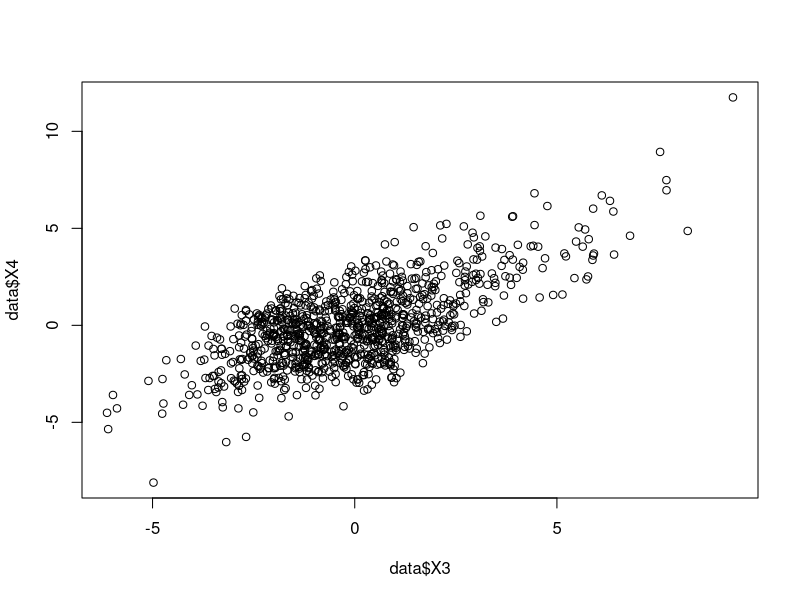
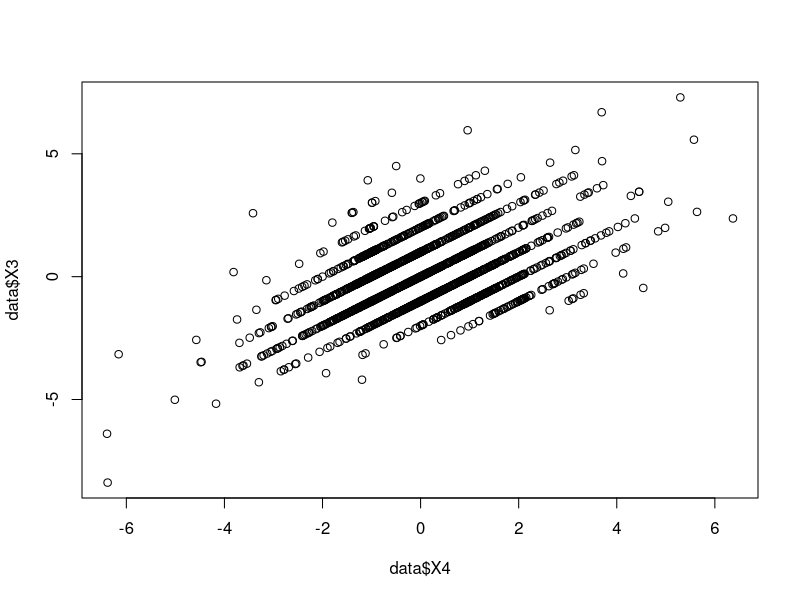

Write R code to recreate these figures, in order.
#Normal simple data
normal_data <- function(N){
  X1 <- rnorm(N,0,1)
  X2 <- rnorm(N,0,1)
  X3 <- rnorm(N,X1 + X2,1)
  X4 <- rnorm(N,X1 + X2,1)
  df <- data.frame(X1, X2, X3, X4)
  return(df)
}

# The fork
normal_fork <- function(N){
  X1 = rnorm(N,0,1)
  X2 = rnorm(N,X1,1)
  X3 = rnorm(N,X1,1)
  df <- data.frame(X1, X2, X3)
  return(df)
}

# The fork non-linear normal error
non_lin_fork <- function(N){
  X1 = rnorm(N,1,1)
  X2 = cos(X1)  + rnorm(N,0,0.1)
  X3 = log(abs(X1)) + rnorm(N,0,0.5)
  df <- data.frame(X1,X2,X3)
  return(df)
}

# The fork non-linear normal error
non_lin_normal <- function(N){
  X1 = rnorm(N,1,1)
  X2 = rnorm(N,0,1)
  X3 = exp(X1*X2) + rnorm(N,0,1)
  X4 <- X1*X2 + rnorm(N,0,1)
  df <- data.frame(X1,X2,X3,X4)
  return(df)
}

# Four variable DAG interaction with uniform error
uniform_noise <- function(N) {
  X1 = rnorm(N, 0, 1)
  X2 = rnorm(N, 0, 1)
  X3 = X2 + X1 + X2 * X1 + runif(N, min=-2, max=2) 
  X4 = X2 + X1 + X2 * X1 + runif(N, min=-2, max=2)
  df <- data.frame(X1, X2, X3, X4)
  return(df)
}
data <- uniform_noise(1000)
plot(data$X3, data$X4)

# Four variable DAG interaction with exponential error
exponential_adjusted <- function(N) {
  X1 = rnorm(N, 0, 1)
  X2 = rnorm(N, 0, 1)
  rate_param = 1
  X3 = X2 + X1 + X2 * X1 + rexp(N, rate = rate_param) - (1 / rate_param)
  X4 = X2 + X1 + X2 * X1 + rexp(N, rate = rate_param) - (1 / rate_param)
  df <- data.frame(X1, X2, X3, X4)
  return(df)
}

# Four variable DAG interaction with poisson error
poisson_adjusted <- function(N){
  X1 = rnorm(N,0,1)
  X2 = rnorm(N,0,1)
  X3 = X2*X1 + (rpois(N, lambda = 1)-1)
  X4 = X2*X1  + (rpois(N, lambda = 1)-1)
  df <- data.frame(X1,X2,X3,X4)
  return(df)
}
data <- poisson_adjusted(2000)
plot(data$X4, data$X3)

# Five var DAG with different data types
diff_data_types <- function(N) {
  X1 <- rnorm(N)
  X2 <- rnorm(N,exp(X1),1) 
  x3b1 <- X1 + X2 - X1*X2
  x3b2 <- X1 + X2 + X1*X2
  x3p1 <- 1/(1+exp(x3b1) + exp(x3b2))
  x3p2 <- exp(x3b1) /(1+exp(x3b1) + exp(x3b2))
  random <- runif(N,0, 1)
  X3 <- ifelse(random < x3p1, 1, ifelse(random < x3p1 + x3p2,2,3))
  X4 <- X1 - X2 + X1*X2  + rnorm(N)
  x5b1 = X4 - X3  
  x5p1 = 1/(1+exp(x5b1))
  random = runif(N,0,1)
  X5 = ifelse(random < x5p1, 0, 1)
  df <- data.frame(X1,X2,X3,X4,X5)
  hist(X5)
  return(df)
}

# Variable DAG with random noise variables randomly influencing X and Y
random_Z_effects <- function(N, Zs = 10) {
  Z <- data.frame(matrix(ncol = Zs, nrow = N))
  names(Z) <- paste0("Z", 1:Zs)
  
  error_functions <- list(
    normal = function(n) rnorm(n, mean = 0, sd = 1),
    uniform = function(n) runif(n, min = -2, max = 2),
    exp_adjusted = function(n) rexp(n, rate = 1) - 1 # Adjusted to have mean 0
  )

  for (i in 1:Zs) {
    error_type <- sample(names(error_functions), 1) # Randomly select an error type
    Z[, i] <- error_functions[[error_type]](N)
  }
  
  relationship_types <- c("linear", "quadratic")
  
  X <- rep(0, N)
  Y <- rep(0, N)
  
  for (i in 1:Zs) {
    rel_type_X <- sample(relationship_types, 1)
    rel_type_Y <- sample(relationship_types, 1)
    
    if (rel_type_X == "linear") {
      X <- X + Z[,i]
    } else if (rel_type_X == "quadratic") {
      X <- X + (Z[,i]^2)
    } 
    
    if (rel_type_Y == "linear") {
      Y <- Y + Z[,i]
    } else if (rel_type_Y == "quadratic") {
      Y <- Y + (Z[,i]^2)
    } 
  }
  
  X <- X + runif(N, min = -2, max = 2)
  Y <- Y + runif(N, min = -2, max = 2)
  
  df <- data.frame(cbind(Z, X = X, Y = Y))
  
  return(df)
}
